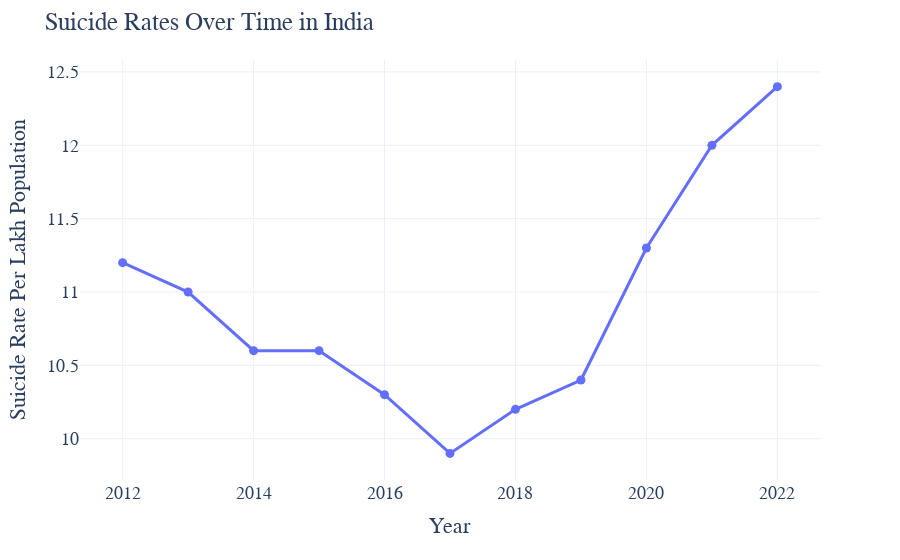

Here is the notebook cell this chart was saved with:
### Code cell
fig = px.line(year_wise_suicide_rate_df, x='Year', y='suicide_rate', hover_data='number_of_suicides', markers=True)
fig.update_layout(title_text="Suicide Rates Over Time in India", xaxis_title="Year",
    yaxis_title='Suicide Rate Per Lakh Population', font_family="Rockwell", template = 'plotly_white+presentation')

fig.show()
# fig.write_image("timerange.svg")

### Figure 1 — Plotly figure (JSON) as saved in the notebook; plotly's stock layout.template omitted (floating-point values rounded to 4 significant figures)
{"data": [{"customdata": [[135445], [134799], [131666], [133623], [131008], [129887], [134516], [139123], [153052], [164033], [170924]], "hovertemplate": "Year=%{x}<br>suicide_rate=%{y}<br>number_of_suicides=%{customdata[0]}<extra></extra>", "legendgroup": "", "line": {"color": "#636efa", "dash": "solid"}, "marker": {"symbol": "circle"}, "mode": "lines+markers", "name": "", "orientation": "v", "showlegend": false, "type": "scatter", "x": [2012, 2013, 2014, 2015, 2016, 2017, 2018, 2019, 2020, 2021, 2022], "xaxis": "x", "y": [11.2, 11, 10.6, 10.6, 10.3, 9.9, 10.2, 10.4, 11.3, 12, 12.4], "yaxis": "y"}], "layout": {"font": {"family": "Rockwell"}, "legend": {"tracegroupgap": 0}, "margin": {"t": 60}, "title": {"text": "Suicide Rates Over Time in India"}, "xaxis": {"anchor": "y", "domain": [0, 1], "title": {"text": "Year"}}, "yaxis": {"anchor": "x", "domain": [0, 1], "title": {"text": "Suicide Rate Per Lakh Population"}}}}
